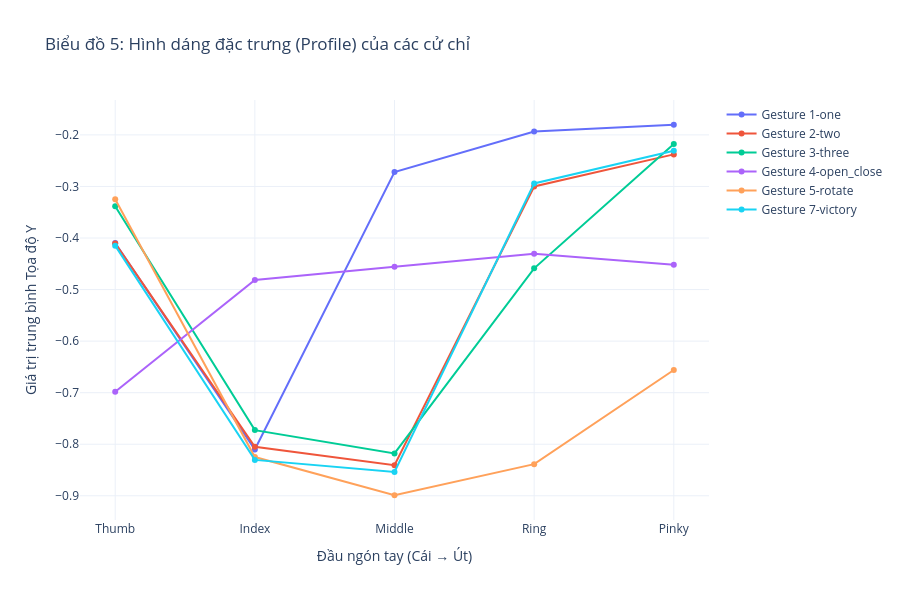

Notebook cell for this chart:
### Markdown cell above
---

# <a id="7.-Phân-tích-Chữ-ký-đặc-trưng"></a>7. ✍️ Phân tích Chữ ký đặc trưng (Mean Profile)

### Code cell
# Tính trung bình tọa độ cho mỗi nhãn
df_grouped = df.groupby('label').mean()

# Chọn các điểm đại diện cho 5 đầu ngón tay (y-axis)
fingertip_coords = ['p4_y', 'p8_y', 'p12_y', 'p16_y', 'p20_y']
df_fingers = df_grouped[fingertip_coords].T

# Tên ngón tay cho đẹp
finger_names = ["Thumb", "Index", "Middle", "Ring", "Pinky"]

fig = go.Figure()

for column in df_fingers.columns:
    fig.add_trace(
        go.Scatter(
            x=finger_names,
            y=df_fingers[column],
            mode="lines+markers",
            name=f"Gesture {column}"
        )
    )

fig.update_layout(
    title="Biểu đồ 5: Hình dáng đặc trưng (Profile) của các cử chỉ",
    xaxis_title="Đầu ngón tay (Cái → Út)",
    yaxis_title="Giá trị trung bình Tọa độ Y",
    template="plotly_white",
    width=900,
    height=600
)

fig.show()
fig.write_image(f"{IMAGE_DIR}/05_mean_profile.png")

### Figure 1 — Plotly figure (JSON) as saved in the notebook; plotly's stock layout.template omitted (floating-point values rounded to 4 significant figures)
{"data": [{"mode": "lines+markers", "name": "Gesture 1-one", "type": "scatter", "x": ["Thumb", "Index", "Middle", "Ring", "Pinky"], "y": [-0.4098, -0.8102, -0.2721, -0.1935, -0.1803]}, {"mode": "lines+markers", "name": "Gesture 2-two", "type": "scatter", "x": ["Thumb", "Index", "Middle", "Ring", "Pinky"], "y": [-0.4105, -0.8048, -0.8407, -0.3, -0.2378]}, {"mode": "lines+markers", "name": "Gesture 3-three", "type": "scatter", "x": ["Thumb", "Index", "Middle", "Ring", "Pinky"], "y": [-0.3384, -0.7726, -0.8178, -0.4589, -0.2176]}, {"mode": "lines+markers", "name": "Gesture 4-open_close", "type": "scatter", "x": ["Thumb", "Index", "Middle", "Ring", "Pinky"], "y": [-0.6983, -0.4815, -0.4556, -0.4306, -0.4521]}, {"mode": "lines+markers", "name": "Gesture 5-rotate", "type": "scatter", "x": ["Thumb", "Index", "Middle", "Ring", "Pinky"], "y": [-0.3249, -0.8249, -0.899, -0.8386, -0.656]}, {"mode": "lines+markers", "name": "Gesture 7-victory", "type": "scatter", "x": ["Thumb", "Index", "Middle", "Ring", "Pinky"], "y": [-0.4148, -0.8304, -0.8536, -0.2942, -0.2309]}], "layout": {"height": 600, "title": {"text": "Biểu đồ 5: Hình dáng đặc trưng (Profile) của các cử chỉ"}, "width": 900, "xaxis": {"title": {"text": "Đầu ngón tay (Cái → Út)"}}, "yaxis": {"title": {"text": "Giá trị trung bình Tọa độ Y"}}}}
